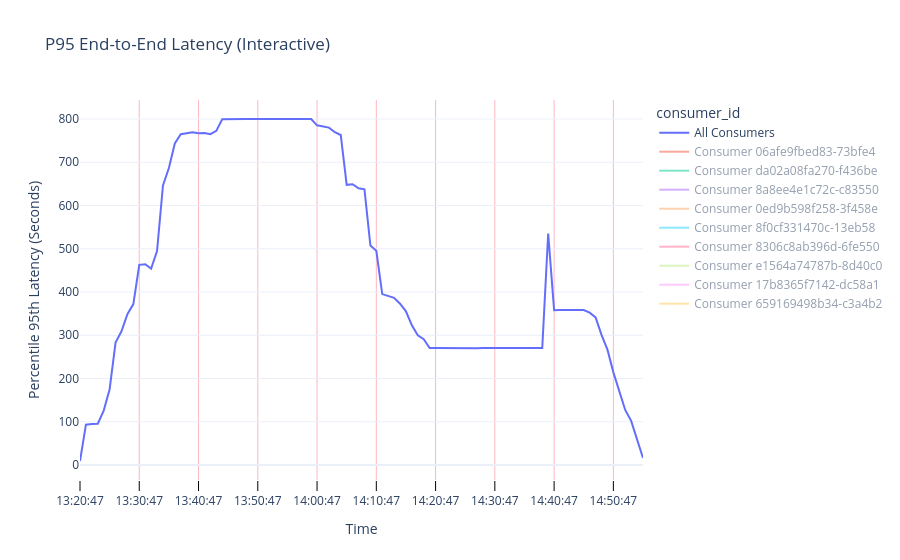

Notebook code for this chart:
### Markdown cell above
## Latency by Consumers

### Code cell
import plotly.express as px
from datetime import datetime, timedelta
minutes_interval = 10.0
time_bucket_for_average = 5 #minutes

# 2. Setup Time Range (Last 12 hours)
end_time = datetime.now()
start_time = end_time - timedelta(hours=12)
step = "1m"

query = f'histogram_quantile(0.95, sum(rate(message_processing_latency_seconds_bucket[{time_bucket_for_average}m])) by (le, consumer_id))'

# 3. Fetch Data
result = prom.custom_query_range(
    query=query,
    start_time=start_time,
    end_time=end_time,
    step=step,
)

# 4. Flatten the result into a DataFrame
df_list = []
for series in result:
    consumer_id = series['metric'].get('consumer_id', 'all')
    for val in series['values']:
        df_list.append({
            'timestamp': pd.to_datetime(val[0], unit='s'),
            'consumer_id': f"Consumer {consumer_id}",
            'latency_sec': float(val[1])
        })

df = pd.DataFrame(df_list)
df['timestamp'] = pd.to_datetime(df['timestamp'])

# --- NEW: Calculate the "All" line ---
# Group by timestamp to get the average P95 across all consumers at each point in time
df_all = df.groupby('timestamp')['latency_sec'].mean().reset_index()
df_all['consumer_id'] = 'All Consumers'

# Combine back into the main dataframe
df_all = pd.concat([df, df_all], ignore_index=True)
df_all['timestamp'] = pd.to_datetime(df_all['timestamp'])


######## order the consumers properly (Consumer 1, Consumer 2, ..., All Consumers)
consumers = [c for c in df_all['consumer_id'].unique() if c != 'All Consumers']

# 2. Sort them based on the digits inside the string
consumers.sort(key=lambda x: int(''.join(filter(str.isdigit, x))))

# 3. Put "All Consumers" at the top (or bottom) of the list
ordered_consumers = ['All Consumers'] + consumers

# 4. Apply this order to the DataFrame
df_all['consumer_id'] = pd.Categorical(df_all['consumer_id'], categories=ordered_consumers, ordered=True)


# 5. Create Plotly Graph
fig = px.line(
    df_all, 
    x='timestamp', 
    y='latency_sec', 
    color='consumer_id',
    category_orders={'consumer_id': ordered_consumers}, # Ensure the legend follows the desired order
    title='P95 End-to-End Latency (Interactive)',
    labels={'timestamp': 'Time', 'latency_sec': 'Percentile 95th Latency (Seconds)'},
    template='plotly_white'
)

# Convert to milliseconds for Plotly
ms_interval = minutes_interval * 60 * 1000
# Logic to determine the best format
if minutes_interval < 60:
    # Under 1 hour: Show minutes and seconds
    custom_format = "%H:%M:%S"
elif minutes_interval < 1440: # 24 hours
    # 1 to 24 hours: Show Hour:Minute and Short Date
    custom_format = "%H:%M\n%b %d"
else:
    # Over 24 hours: Focus on the Date
    custom_format = "%b %d\n%Y"

fig.update_xaxes(
    type='date',             # Force the axis to recognize dates
    tickmode='linear',
    tick0=df['timestamp'].min(), 
    dtick=ms_interval,
    tickformat=custom_format,
    ticks="outside",
    ticklen=10,
    tickcolor='black',
    showgrid=True,
    gridcolor='LightPink'
)
# Choose which one should stay visible
# visible_consumer = "Consumer 1"
visible_consumer = "All Consumers"

fig.for_each_trace(lambda trace: trace.update(visible=True if trace.name == visible_consumer else "legendonly"))

fig.show()


#######################################################################################
# Query for total messages processed per consumer
# count_query = f'sum(increase(message_processing_latency_seconds_count[{time_bucket_for_average}m])) by (consumer_id)'
# count_query = f'sum(increase(messages_consumed_total[1m])) by (consumer_id)'
count_query = 'sum(messages_consumed_total) by (consumer_id)'
count_result = prom.custom_query_range(
    query=count_query,
    start_time=start_time,
    end_time=end_time,
    step=step,
)

# Flatten count data
count_list = []
for series in count_result:
    cid = series['metric'].get('consumer_id', 'all')
    total_count = sum(float(val[1]) for val in series['values']) # Sum of all increases in the range
    count_list.append({'consumer_id': f"Consumer {cid}", 'msg_count': total_count})

df_counts = pd.DataFrame(count_list)
#######################################################################################

# Display Stats Table
# --- Calculate Time-Windowed Stats ---
# We use the most recent timestamp in the data as our reference point
latest_time = df['timestamp'].max()
ten_min_ago = latest_time - timedelta(minutes=10)
thirty_min_ago = latest_time - timedelta(minutes=30)

# Create subsets for the windows
df_10m = df[df['timestamp'] >= ten_min_ago]
df_30m = df[df['timestamp'] >= thirty_min_ago]

# 1. Aggregate main stats (Mean, Max, Std)
stats_table = df.groupby('consumer_id').agg(
    mean_latency_sec=('latency_sec', 'mean'),
    max_latency_sec=('latency_sec', 'max'),
    std_latency_sec=('latency_sec', 'std')
).reset_index()

# 2. Calculate windowed means per consumer
win_10m = df_10m.groupby('consumer_id')['latency_sec'].mean().rename('p95_10m_sec')
win_30m = df_30m.groupby('consumer_id')['latency_sec'].mean().rename('p95_30m_sec')

# 3. Merge windows into the main table
stats_table = stats_table.merge(win_10m, on='consumer_id', how='left')
stats_table = stats_table.merge(win_30m, on='consumer_id', how='left')

## 4. Merge message counts and calculate percentage
stats_table = stats_table.merge(df_counts, on='consumer_id', how='left').fillna(0)
total_msgs_global = stats_table['msg_count'].sum()
stats_table['pct_of_total_msgs'] = (stats_table['msg_count'] / total_msgs_global) * 100


# 5. Numeric sorting for consumers
#stats_table['consumer_num'] = stats_table['consumer_id'].str.extract('(\d+)').astype(int)
stats_table = stats_table.sort_values('pct_of_total_msgs', ascending=False).drop(columns=['msg_count']).reset_index(drop=True)

# 6. Calculate "All Consumers" summary row including windows
summary_row = pd.DataFrame({
    'consumer_id': ['All Consumers'],
    'mean_latency_sec': [df['latency_sec'].mean()],
    'max_latency_sec': [df['latency_sec'].max()],
    'std_latency_sec': [df['latency_sec'].std()],
    'p95_10m_sec': [df_10m['latency_sec'].mean()],
    'p95_30m_sec': [df_30m['latency_sec'].mean()],
    'pct_of_total_msgs': [100.0] # Sum of percentages is 100
})

# Combine
stats_table = pd.concat([stats_table, summary_row], ignore_index=True)

# --- Display ---
print("### Latency Overview")
print("These statistics summarize the 95th percentile (P95) processing times.")
print(f"Windowed stats calculated relative to last data point: {latest_time.strftime('%H:%M:%S')}")
print("-" * 120)

display(stats_table.style.format({
    'mean_latency_sec': '{:.3f}s',
    'max_latency_sec': '{:.3f}s',
    'std_latency_sec': '{:.3f}s',
    'p95_10m_sec': '{:.3f}s',
    'p95_30m_sec': '{:.3f}s',
    'pct_of_total_msgs': '{:.1f}%'
}))

### Figure 1 — Plotly figure (JSON) as saved in the notebook; plotly's stock layout.template omitted (floating-point values rounded to 4 significant figures)
{"data": [{"hovertemplate": "consumer_id=All Consumers<br>Time=%{x}<br>Percentile 95th Latency (Seconds)=%{y}<extra></extra>", "legendgroup": "All Consumers", "line": {"color": "#636efa", "dash": "solid"}, "marker": {"symbol": "circle"}, "mode": "lines", "name": "All Consumers", "orientation": "v", "showlegend": true, "type": "scatter", "visible": true, "x": ["2026-03-17T13:20:47", "2026-03-17T13:21:47", "2026-03-17T13:22:47", "2026-03-17T13:23:47", "2026-03-17T13:24:47", "2026-03-17T13:25:47", "2026-03-17T13:26:47", "2026-03-17T13:27:47", "2026-03-17T13:28:47", "2026-03-17T13:29:47", "2026-03-17T13:30:47", "2026-03-17T13:31:47", "2026-03-17T13:32:47", "2026-03-17T13:33:47", "2026-03-17T13:34:47", "2026-03-17T13:35:47", "2026-03-17T13:36:47", "2026-03-17T13:37:47", "2026-03-17T13:38:47", "2026-03-17T13:39:47", "2026-03-17T13:40:47", "2026-03-17T13:41:47", "2026-03-17T13:42:47", "2026-03-17T13:43:47", "2026-03-17T13:44:47", "2026-03-17T13:45:47", "2026-03-17T13:46:47", "2026-03-17T13:47:47", "2026-03-17T13:48:47", "2026-03-17T13:49:47", "2026-03-17T13:50:47", "2026-03-17T13:51:47", "2026-03-17T13:52:47", "2026-03-17T13:53:47", "2026-03-17T13:54:47", "2026-03-17T13:55:47", "2026-03-17T13:56:47", "2026-03-17T13:57:47", "2026-03-17T13:58:47", "2026-03-17T13:59:47", "2026-03-17T14:00:47", "2026-03-17T14:01:47", "2026-03-17T14:02:47", "2026-03-17T14:03:47", "2026-03-17T14:04:47", "2026-03-17T14:05:47", "2026-03-17T14:06:47", "2026-03-17T14:07:47", "2026-03-17T14:08:47", "2026-03-17T14:09:47", "2026-03-17T14:10:47", "2026-03-17T14:11:47", "2026-03-17T14:12:47", "2026-03-17T14:13:47", "2026-03-17T14:14:47", "2026-03-17T14:15:47", "2026-03-17T14:16:47", "2026-03-17T14:17:47", "2026-03-17T14:18:47", "2026-03-17T14:19:47", "2026-03-17T14:20:47", "2026-03-17T14:21:47", "2026-03-17T14:22:47", "2026-03-17T14:23:47", "2026-03-17T14:24:47", "2026-03-17T14:25:47", "2026-03-17T14:26:47", "2026-03-17T14:27:47", "2026-03-17T14:28:47", "2026-03-17T14:29:47", "2026-03-17T14:30:47", "2026-03-17T14:31:47", "2026-03-17T14:32:47", "2026-03-17T14:33:47", "2026-03-17T14:34:47", "2026-03-17T14:35:47", "2026-03-17T14:36:47", "2026-03-17T14:37:47", "2026-03-17T14:38:47", "2026-03-17T14:39:47", "2026-03-17T14:40:47", "2026-03-17T14:41:47", "2026-03-17T14:42:47", "2026-03-17T14:43:47", "2026-03-17T14:44:47", "2026-03-17T14:45:47", "2026-03-17T14:46:47", "2026-03-17T14:47:47", "2026-03-17T14:48:47", "2026-03-17T14:49:47", "2026-03-17T14:50:47", "2026-03-17T14:51:47", "2026-03-17T14:52:47", "2026-03-17T14:53:47", "2026-03-17T14:54:47", "2026-03-17T14:55:47"], "xaxis": "x", "y": [9.337, 93.31, 95.07, 95.43, 125.8, 175.3, 283.2, 309.2, 348.7, 372.2, 462.9, 464.3, 454.3, 494.8, 646.2, 686.7, 743.3, 764.7, 767.0, 769.2, 767.1, 767.6, 764.8, 772.5, 799.4, 800, 800, 800, 800, 800, 800, 800, 800, 800, 800, 800, 800, 800, 800, 800, 785.3, 783.3, 780.1, 769.3, 763.0, 647.8, 649.2, 640.0, 637.5, 507.5, 495.1, 395.2, 391.6, 386.5, 373.0, 355.4, 323.1, 299.9, 291.1, 270.7, 270.6, 270.4, 270.4, 270.3, 269.9, 270.0, 270.2, 270.3, 270.7, 270.7, 270.6, 270.5, 270.4, 270.2, 270.0, 270.2, 270.4, 270.4, 270.5, 535.4, 358.0, 358.2, 358.2, 358.0, 358.2, 358.2, 352.2, 341.3, 301.1, 266.7, 214.3, 168.4, 127.3, 102.2, 56.35, 16.31], "yaxis": "y"}, {"hovertemplate": "consumer_id=Consumer 06afe9fbed83-73bfe4<br>Time=%{x}<br>Percentile 95th Latency (Seconds)=%{y}<extra></extra>", "legendgroup": "Consumer 06afe9fbed83-73bfe4", "line": {"color": "#EF553B", "dash": "solid"}, "marker": {"symbol": "circle"}, "mode": "lines", "name": "Consumer 06afe9fbed83-73bfe4", "orientation": "v", "showlegend": true, "type": "scatter", "visible": "legendonly", "x": ["2026-03-17T14:39:47", "2026-03-17T14:40:47", "2026-03-17T14:41:47", "2026-03-17T14:42:47", "2026-03-17T14:43:47", "2026-03-17T14:44:47", "2026-03-17T14:45:47", "2026-03-17T14:46:47", "2026-03-17T14:47:47", "2026-03-17T14:48:47", "2026-03-17T14:49:47", "2026-03-17T14:50:47", "2026-03-17T14:51:47", "2026-03-17T14:52:47", "2026-03-17T14:53:47", "2026-03-17T14:54:47", "2026-03-17T14:55:47"], "xaxis": "x", "y": [null, 4.68, 4.66, 4.629, 4.622, 4.642, 4.65, 4.632, 4.595, 4.605, 4.574, 4.585, 4.609, 4.637, 4.626, 4.622, 4.595], "yaxis": "y"}, {"hovertemplate": "consumer_id=Consumer da02a08fa270-f436be<br>Time=%{x}<br>Percentile 95th Latency (Seconds)=%{y}<extra></extra>", "legendgroup": "Consumer da02a08fa270-f436be", "line": {"color": "#00cc96", "dash": "solid"}, "marker": {"symbol": "circle"}, "mode": "lines", "name": "Consumer da02a08fa270-f436be", "orientation": "v", "showlegend": true, "type": "scatter", "visible": "legendonly", "x": ["2026-03-17T14:04:47", "2026-03-17T14:05:47", "2026-03-17T14:06:47", "2026-03-17T14:07:47", "2026-03-17T14:08:47", "2026-03-17T14:09:47", "2026-03-17T14:10:47", "2026-03-17T14:11:47", "2026-03-17T14:12:47", "2026-03-17T14:13:47", "2026-03-17T14:14:47", "2026-03-17T14:15:47", "2026-03-17T14:16:47", "2026-03-17T14:17:47", "2026-03-17T14:18:47", "2026-03-17T14:19:47", "2026-03-17T14:20:47", "2026-03-17T14:21:47", "2026-03-17T14:22:47", "2026-03-17T14:23:47", "2026-03-17T14:24:47", "2026-03-17T14:25:47", "2026-03-17T14:26:47", "2026-03-17T14:27:47", "2026-03-17T14:28:47", "2026-03-17T14:29:47", "2026-03-17T14:30:47", "2026-03-17T14:31:47", "2026-03-17T14:32:47", "2026-03-17T14:33:47", "2026-03-17T14:34:47", "2026-03-17T14:35:47", "2026-03-17T14:36:47", "2026-03-17T14:37:47", "2026-03-17T14:38:47", "2026-03-17T14:39:47", "2026-03-17T14:40:47", "2026-03-17T14:41:47", "2026-03-17T14:42:47", "2026-03-17T14:43:47", "2026-03-17T14:44:47", "2026-03-17T14:45:47", "2026-03-17T14:46:47", "2026-03-17T14:47:47", "2026-03-17T14:48:47", "2026-03-17T14:49:47", "2026-03-17T14:50:47", "2026-03-17T14:51:47", "2026-03-17T14:52:47", "2026-03-17T14:53:47", "2026-03-17T14:54:47", "2026-03-17T14:55:47"], "xaxis": "x", "y": [780, 760.3, 769.4, 768.4, 800, 800, 800, 800, 800, 800, 800, 800, 800, 800, 800, 800, 800, 800, 800, 800, 800, 800, 800, 800, 800, 800, 800, 800, 800, 800, 800, 800, 800, 800, 800, 800, 800, 800, 800, 800, 800, 800, 800, 800, 800, 800, 800, 775.7, 739.2, 559.7, 330.1, 84.94], "yaxis": "y"}, {"hovertemplate": "consumer_id=Consumer 8a8ee4e1c72c-c83550<br>Time=%{x}<br>Percentile 95th Latency (Seconds)=%{y}<extra></extra>", "legendgroup": "Consumer 8a8ee4e1c72c-c83550", "line": {"color": "#ab63fa", "dash": "solid"}, "marker": {"symbol": "circle"}, "mode": "lines", "name": "Consumer 8a8ee4e1c72c-c83550", "orientation": "v", "showlegend": true, "type": "scatter", "visible": "legendonly", "x": ["2026-03-17T13:20:47", "2026-03-17T13:21:47", "2026-03-17T13:22:47", "2026-03-17T13:23:47", "2026-03-17T13:24:47", "2026-03-17T13:25:47", "2026-03-17T13:26:47", "2026-03-17T13:27:47", "2026-03-17T13:28:47", "2026-03-17T13:29:47", "2026-03-17T13:30:47", "2026-03-17T13:31:47", "2026-03-17T13:32:47", "2026-03-17T13:33:47", "2026-03-17T13:34:47", "2026-03-17T13:35:47", "2026-03-17T13:36:47", "2026-03-17T13:37:47", "2026-03-17T13:38:47", "2026-03-17T13:39:47", "2026-03-17T13:40:47", "2026-03-17T13:41:47", "2026-03-17T13:42:47", "2026-03-17T13:43:47", "2026-03-17T13:44:47", "2026-03-17T13:45:47", "2026-03-17T13:46:47", "2026-03-17T13:47:47", "2026-03-17T13:48:47", "2026-03-17T13:49:47", "2026-03-17T13:50:47", "2026-03-17T13:51:47", "2026-03-17T13:52:47", "2026-03-17T13:53:47", "2026-03-17T13:54:47", "2026-03-17T13:55:47", "2026-03-17T13:56:47", "2026-03-17T13:57:47", "2026-03-17T13:58:47", "2026-03-17T13:59:47", "2026-03-17T14:00:47", "2026-03-17T14:01:47", "2026-03-17T14:02:47", "2026-03-17T14:03:47", "2026-03-17T14:04:47", "2026-03-17T14:05:47", "2026-03-17T14:06:47", "2026-03-17T14:07:47", "2026-03-17T14:08:47", "2026-03-17T14:09:47", "2026-03-17T14:10:47", "2026-03-17T14:11:47", "2026-03-17T14:12:47", "2026-03-17T14:13:47", "2026-03-17T14:14:47", "2026-03-17T14:15:47", "2026-03-17T14:16:47", "2026-03-17T14:17:47", "2026-03-17T14:18:47", "2026-03-17T14:19:47", "2026-03-17T14:20:47", "2026-03-17T14:21:47", "2026-03-17T14:22:47", "2026-03-17T14:23:47", "2026-03-17T14:24:47", "2026-03-17T14:25:47", "2026-03-17T14:26:47", "2026-03-17T14:27:47", "2026-03-17T14:28:47", "2026-03-17T14:29:47", "2026-03-17T14:30:47", "2026-03-17T14:31:47", "2026-03-17T14:32:47", "2026-03-17T14:33:47", "2026-03-17T14:34:47", "2026-03-17T14:35:47", "2026-03-17T14:36:47", "2026-03-17T14:37:47", "2026-03-17T14:38:47", "2026-03-17T14:39:47", "2026-03-17T14:40:47", "2026-03-17T14:41:47", "2026-03-17T14:42:47", "2026-03-17T14:43:47", "2026-03-17T14:44:47", "2026-03-17T14:45:47", "2026-03-17T14:46:47", "2026-03-17T14:47:47", "2026-03-17T14:48:47", "2026-03-17T14:49:47", "2026-03-17T14:50:47", "2026-03-17T14:51:47", "2026-03-17T14:52:47", "2026-03-17T14:53:47", "2026-03-17T14:54:47", "2026-03-17T14:55:47"], "xaxis": "x", "y": [9.337, 93.31, 95.07, 95.43, 125.8, 175.3, 283.2, 309.2, 348.7, 372.2, 462.9, 464.3, 454.3, 494.8, 646.2, 686.7, 743.3, 764.7, 767.0, 769.2, 767.1, 767.6, 764.8, 772.5, 799.4, 800, 800, 800, 800, 800, 800, 800, 800, 800, 800, 800, 800, 800, 800, 800, 770.7, 766.6, 760.2, 738.7, 708.9, 383.0, 378.2, 351.5, 355.0, 4.478, 4.379, 4.437, 4.393, 4.393, 4.348, 4.482, 4.4, 4.393, 4.357, 4.432, 4.379, 4.414, 4.354, 4.348, 4.308, 4.312, 4.304, 4.413, 4.45, 4.4, 4.37, 4.357, 4.341, 4.4, 4.434, 4.363, 4.371, 4.369, 4.344, 4.803, 6.376, 7.734, 7.913, 8.29, 8.062, 8.62, 8.375, 8.67, 8.607, 8.172, 7.562, 8.162, 7.519, 7.292, 7.562, 7.075], "yaxis": "y"}, {"hovertemplate": "consumer_id=Consumer 0ed9b598f258-3f458e<br>Time=%{x}<br>Percentile 95th Latency (Seconds)=%{y}<extra></extra>", "legendgroup": "Consumer 0ed9b598f258-3f458e", "line": {"color": "#FFA15A", "dash": "solid"}, "marker": {"symbol": "circle"}, "mode": "lines", "name": "Consumer 0ed9b598f258-3f458e", "orientation": "v", "showlegend": true, "type": "scatter", "visible": "legendonly", "x": ["2026-03-17T14:39:47", "2026-03-17T14:40:47", "2026-03-17T14:41:47", "2026-03-17T14:42:47", "2026-03-17T14:43:47", "2026-03-17T14:44:47", "2026-03-17T14:45:47", "2026-03-17T14:46:47", "2026-03-17T14:47:47", "2026-03-17T14:48:47", "2026-03-17T14:49:47", "2026-03-17T14:50:47", "2026-03-17T14:51:47", "2026-03-17T14:52:47", "2026-03-17T14:53:47", "2026-03-17T14:54:47", "2026-03-17T14:55:47"], "xaxis": "x", "y": [800, 800, 800, 800, 800, 800, 800, 800, 800, 749.1, 704.2, 368.6, 175.5, 9.188, 9.244, 9.086, 9.07], "yaxis": "y"}, {"hovertemplate": "consumer_id=Consumer 8f0cf331470c-13eb58<br>Time=%{x}<br>Percentile 95th Latency (Seconds)=%{y}<extra></extra>", "legendgroup": "Consumer 8f0cf331470c-13eb58", "line": {"color": "#19d3f3", "dash": "solid"}, "marker": {"symbol": "circle"}, "mode": "lines", "name": "Consumer 8f0cf331470c-13eb58", "orientation": "v", "showlegend": true, "type": "scatter", "visible": "legendonly", "x": ["2026-03-17T13:53:47", "2026-03-17T13:54:47", "2026-03-17T13:55:47", "2026-03-17T13:56:47", "2026-03-17T13:57:47", "2026-03-17T13:58:47", "2026-03-17T13:59:47", "2026-03-17T14:00:47", "2026-03-17T14:01:47", "2026-03-17T14:02:47", "2026-03-17T14:03:47", "2026-03-17T14:04:47", "2026-03-17T14:05:47", "2026-03-17T14:06:47", "2026-03-17T14:07:47", "2026-03-17T14:08:47", "2026-03-17T14:09:47", "2026-03-17T14:10:47", "2026-03-17T14:11:47", "2026-03-17T14:12:47", "2026-03-17T14:13:47", "2026-03-17T14:14:47", "2026-03-17T14:15:47", "2026-03-17T14:16:47", "2026-03-17T14:17:47", "2026-03-17T14:18:47", "2026-03-17T14:19:47", "2026-03-17T14:20:47", "2026-03-17T14:21:47", "2026-03-17T14:22:47", "2026-03-17T14:23:47", "2026-03-17T14:24:47", "2026-03-17T14:25:47", "2026-03-17T14:26:47", "2026-03-17T14:27:47", "2026-03-17T14:28:47", "2026-03-17T14:29:47", "2026-03-17T14:30:47", "2026-03-17T14:31:47", "2026-03-17T14:32:47", "2026-03-17T14:33:47", "2026-03-17T14:34:47", "2026-03-17T14:35:47", "2026-03-17T14:36:47", "2026-03-17T14:37:47", "2026-03-17T14:38:47", "2026-03-17T14:39:47", "2026-03-17T14:40:47", "2026-03-17T14:41:47", "2026-03-17T14:42:47", "2026-03-17T14:43:47", "2026-03-17T14:44:47", "2026-03-17T14:45:47", "2026-03-17T14:46:47", "2026-03-17T14:47:47", "2026-03-17T14:48:47", "2026-03-17T14:49:47", "2026-03-17T14:50:47", "2026-03-17T14:51:47", "2026-03-17T14:52:47", "2026-03-17T14:53:47", "2026-03-17T14:54:47", "2026-03-17T14:55:47"], "xaxis": "x", "y": [800, 800, 800, 800, 800, 800, 800, 800, 800, 800, 800, 800, 800, 800, 800, 757.5, 718.0, 681.0, 381.1, 370.3, 355.1, 314.7, 261.7, 164.8, 95.4, 68.91, 7.725, 7.57, 6.854, 6.98, 6.523, 5.485, 5.603, 6.25, 6.417, 7.594, 7.609, 7.483, 7.241, 6.85, 6.345, 5.632, 6.237, 6.896, 6.705, 7.287, 7.429, 7.045, 6.437, 7.088, 4.966, 6.175, 5.75, 6.523, 7.154, 6.432, 4.998, 5.219, 6.523, 6.15, 5.75, 6.318, 7.179], "yaxis": "y"}, {"hovertemplate": "consumer_id=Consumer 8306c8ab396d-6fe550<br>Time=%{x}<br>Percentile 95th Latency (Seconds)=%{y}<extra></extra>", "legendgroup": "Consumer 8306c8ab396d-6fe550", "line": {"color": "#FF6692", "dash": "solid"}, "marker": {"symbol": "circle"}, "mode": "lines", "name": "Consumer 8306c8ab396d-6fe550", "orientation": "v", "showlegend": true, "type": "scatter", "visible": "legendonly", "x": ["2026-03-17T14:39:47", "2026-03-17T14:40:47", "2026-03-17T14:41:47", "2026-03-17T14:42:47", "2026-03-17T14:43:47", "2026-03-17T14:44:47", "2026-03-17T14:45:47", "2026-03-17T14:46:47", "2026-03-17T14:47:47", "2026-03-17T14:48:47", "2026-03-17T14:49:47", "2026-03-17T14:50:47", "2026-03-17T14:51:47", "2026-03-17T14:52:47", "2026-03-17T14:53:47", "2026-03-17T14:54:47", "2026-03-17T14:55:47"], "xaxis": "x", "y": [800, 800, 800, 800, 800, 800, 800, 800, 800, 800, 800, 728.4, 531.6, 365.4, 318.9, 135.1, 19.67], "yaxis": "y"}, {"hovertemplate": "consumer_id=Consumer e1564a74787b-8d40c0<br>Time=%{x}<br>Percentile 95th Latency (Seconds)=%{y}<extra></extra>", "legendgroup": "Consumer e1564a74787b-8d40c0", "line": {"color": "#B6E880", "dash": "solid"}, "marker": {"symbol": "circle"}, "mode": "lines", "name": "Consumer e1564a74787b-8d40c0", "orientation": "v", "showlegend": true, "type": "scatter", "visible": "legendonly", "x": ["2026-03-17T14:39:47", "2026-03-17T14:40:47", "2026-03-17T14:41:47", "2026-03-17T14:42:47", "2026-03-17T14:43:47", "2026-03-17T14:44:47", "2026-03-17T14:45:47", "2026-03-17T14:46:47", "2026-03-17T14:47:47", "2026-03-17T14:48:47", "2026-03-17T14:49:47", "2026-03-17T14:50:47", "2026-03-17T14:51:47", "2026-03-17T14:52:47", "2026-03-17T14:53:47", "2026-03-17T14:54:47", "2026-03-17T14:55:47"], "xaxis": "x", "y": [800, 800, 800, 800, 800, 800, 800, 745.9, 646.3, 335.9, 73.19, 8.962, 9.036, 9.069, 9.069, 9.109, 9.009], "yaxis": "y"}, {"hovertemplate": "consumer_id=Consumer 17b8365f7142-dc58a1<br>Time=%{x}<br>Percentile 95th Latency (Seconds)=%{y}<extra></extra>", "legendgroup": "Consumer 17b8365f7142-dc58a1", "line": {"color": "#FF97FF", "dash": "solid"}, "marker": {"symbol": "circle"}, "mode": "lines", "name": "Consumer 17b8365f7142-dc58a1", "orientation": "v", "showlegend": true, "type": "scatter", "visible": "legendonly", "x": ["2026-03-17T14:39:47", "2026-03-17T14:40:47", "2026-03-17T14:41:47", "2026-03-17T14:42:47", "2026-03-17T14:43:47", "2026-03-17T14:44:47", "2026-03-17T14:45:47", "2026-03-17T14:46:47", "2026-03-17T14:47:47", "2026-03-17T14:48:47", "2026-03-17T14:49:47", "2026-03-17T14:50:47", "2026-03-17T14:51:47", "2026-03-17T14:52:47", "2026-03-17T14:53:47", "2026-03-17T14:54:47", "2026-03-17T14:55:47"], "xaxis": "x", "y": [null, 2.992, 3.665, 3.499, 3.48, 3.933, 3.8, 3.875, 4.1, 4.308, 4.182, 4.4, 4.36, 4.36, 4.262, 4.357, 4.277], "yaxis": "y"}, {"hovertemplate": "consumer_id=Consumer 659169498b34-c3a4b2<br>Time=%{x}<br>Percentile 95th Latency (Seconds)=%{y}<extra></extra>", "legendgroup": "Consumer 659169498b34-c3a4b2", "line": {"color": "#FECB52", "dash": "solid"}, "marker": {"symbol": "circle"}, "mode": "lines", "name": "Consumer 659169498b34-c3a4b2", "orientation": "v", "showlegend": true, "type": "scatter", "visible": "legendonly", "x": ["2026-03-17T14:39:47", "2026-03-17T14:40:47", "2026-03-17T14:41:47", "2026-03-17T14:42:47", "2026-03-17T14:43:47", "2026-03-17T14:44:47", "2026-03-17T14:45:47", "2026-03-17T14:46:47", "2026-03-17T14:47:47", "2026-03-17T14:48:47", "2026-03-17T14:49:47", "2026-03-17T14:50:47", "2026-03-17T14:51:47", "2026-03-17T14:52:47", "2026-03-17T14:53:47", "2026-03-17T14:54:47", "2026-03-17T14:55:47"], "xaxis": "x", "y": [null, 0.9608, 0.8793, 0.8964, 0.9268, 0.8991, 0.91, 0.9325, 0.9421, 0.919, 0.8987, 0.865, 0.595, 0.55, 0.85, 0.8987, 0.9325], "yaxis": "y"}], "layout": {"legend": {"title": {"text": "consumer_id"}, "tracegroupgap": 0}, "title": {"text": "P95 End-to-End Latency (Interactive)"}, "xaxis": {"anchor": "y", "domain": [0, 1], "dtick": 600000, "gridcolor": "LightPink", "showgrid": true, "tick0": "2026-03-17T13:20:47", "tickcolor": "black", "tickformat": "%H:%M:%S", "ticklen": 10, "tickmode": "linear", "ticks": "outside", "title": {"text": "Time"}, "type": "date"}, "yaxis": {"anchor": "x", "domain": [0, 1], "title": {"text": "Percentile 95th Latency (Seconds)"}}}}
